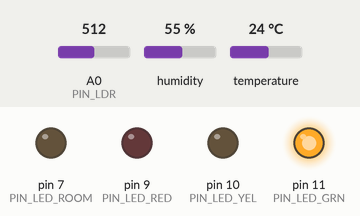
Bench run of a sketch on a simulated Arduino Uno, built with avr-gcc and run on an emulated ATmega328P. Shown: output pins drawn as LEDs (lit = HIGH). Inputs (shaded band) come from the test bench; at power-on: humidity 55 %, A0 (PIN_LDR) = 512, temperature 24 °C. What the sketch prints to the serial monitor is not drawn.

Above: at 1.2 s.
1.3 s: humidity set to 64 %
3.2 s: humidity set to 67 %
At 4.9 s:
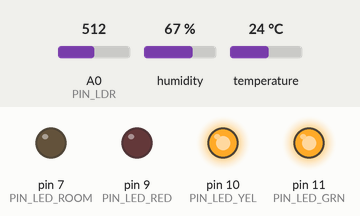
5.5 s: A0 (PIN_LDR) set to 486
At 6.4 s:
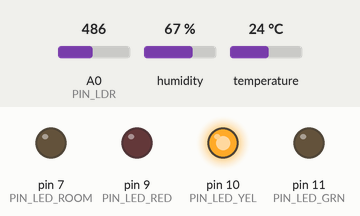
7.5 s: A0 (PIN_LDR) set to 510
At 9.1 s:
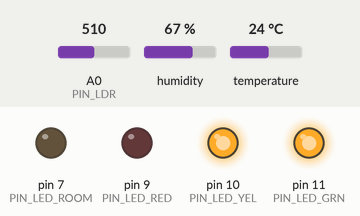
9.5 s: A0 (PIN_LDR) set to 490
At 10.6 s:
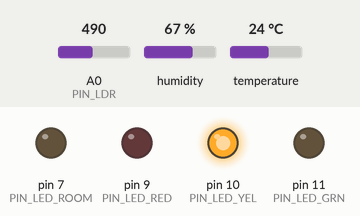
Timing chart, 0 to 12.5 s (numbered marks = the images above; inputs shaded):
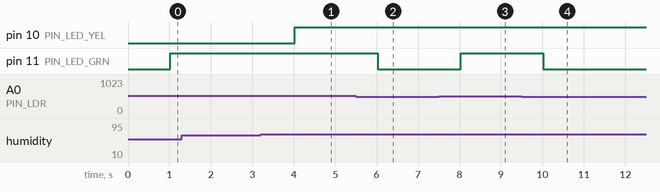

The sketch:

smart_building_controller.ino
```cpp
/*
 * =====================================================================================
 * Smart Building Energy Waste Detection & Sustainability Monitoring System
 * Firmware Controller for Arduino Uno R3 — Phase 4 AI Smart Lighting Integration
 *
 * Hardware Inputs:
 *   - LDR Light Sensor: Analog A0 (Voltage divider with 10k resistor)
 *   - DHT11 Temperature & Humidity Sensor: Digital D2 (Single-wire bus)
 *   - PIR Sensor: DISABLED / NOT USED (Replaced by laptop webcam AI person detection)
 *
 * Hardware Outputs:
 *   - Room LED / Luminaire Demonstration: Digital D7 (220 ohm resistor -> LED -> GND)
 *     **NOTE: Digital pin D7 is EXCLUSIVELY reserved for the Room LED output.**
 *   - Red Indicator LED: Digital D9 (Energy Waste / Anomaly Warning)
 *   - Yellow Indicator LED: Digital D10 (Advisory / Unknown Occupancy / Sensor Fault)
 *   - Green Indicator LED: Digital D11 (Optimal Energy Efficiency Mode)
 *
 * Communication & Control:
 *   - Bidirectional USB Serial at 9600 baud (8-N-1)
 *   - Outbound: 1 Hz JSON telemetry stream containing LDR, DHT11, and actual room_light state
 *   - Inbound: Newline-delimited JSON commands from browser AI lighting decision engine:
 *       {"command":"LIGHT_ON"}
 *       {"command":"LIGHT_OFF"}
 *       {"command":"SET_MANUAL_MODE","enabled":true}
 *       {"command":"SET_AUTO_MODE"}
 *   - Watchdog: 10-second command timeout turns room LED OFF if communication drops in auto mode
 * =====================================================================================
 */

#include <dht.h> // Standard DHTLib by Rob Tillaart (or compatible DHT11 library)

// =====================================================================================
// CENTRALIZED PIN CONFIGURATION (Confirmed Phase 4 Hardware Mapping)
// =====================================================================================
const uint8_t PIN_LDR       = A0;  // LDR Photoresistor analog input
const uint8_t PIN_DHT11     = 2;   // DHT11 single-wire data line
const uint8_t PIN_LED_ROOM  = 7;   // Room LED Demonstration Output (EXCLUSIVELY PIN D7)
const uint8_t PIN_LED_RED   = 9;   // Red Indicator LED: Waste / Anomaly
const uint8_t PIN_LED_YEL   = 10;  // Yellow Indicator LED: Advisory / Unknown / Fault
const uint8_t PIN_LED_GRN   = 11;  // Green Indicator LED: Optimal Efficiency

// =====================================================================================
// OPERATIONAL CONSTANTS & WATCHDOG
// =====================================================================================
const unsigned long TELEMETRY_INTERVAL_MS = 1000UL;  // Telemetry stream broadcast (1 Hz)
const unsigned long WATCHDOG_TIMEOUT_MS   = 10000UL; // 10s timeout turns light OFF if disconnected
const int DAYLIGHT_THRESHOLD             = 500;     // LDR ADC >= 500 is adequate daylight

// =====================================================================================
// GLOBAL VARIABLES & SYSTEM STATE
// =====================================================================================
dht DHT;

unsigned long lastTelemetryMillis = 0;
unsigned long lastCommandMillis   = 0;
bool isManualMode                 = false; // When true, manual override prevents auto watchdog cut
int roomLightState                = 0;     // 0 = OFF (LOW), 1 = ON (HIGH)
String serialCommandBuffer        = "";

// =====================================================================================
// SETUP ROUTINE
// =====================================================================================
void setup() {
  // Initialize Serial communication at 9600 baud
  Serial.begin(9600);
  while (!Serial) {
    ; // Wait for native USB serial port (Leonardo / Micro / Uno WiFi if needed)
  }

  // Configure digital pin modes
  // IMPORTANT: PIN_LED_ROOM (Pin 7) is configured strictly as OUTPUT
  pinMode(PIN_LED_ROOM, OUTPUT);
  pinMode(PIN_LED_RED, OUTPUT);
  pinMode(PIN_LED_YEL, OUTPUT);
  pinMode(PIN_LED_GRN, OUTPUT);

  // Initialize all outputs to safe default state (OFF)
  digitalWrite(PIN_LED_ROOM, LOW);
  digitalWrite(PIN_LED_RED, LOW);
  digitalWrite(PIN_LED_YEL, LOW);
  digitalWrite(PIN_LED_GRN, LOW);

  roomLightState = 0;
  lastCommandMillis = millis();
  serialCommandBuffer.reserve(128);
}

// =====================================================================================
// INBOUND SERIAL COMMAND PROCESSOR
// Parses newline-delimited JSON commands sent from the web dashboard
// =====================================================================================
void processSerialCommand(const String& cmdStr) {
  lastCommandMillis = millis(); // Refresh communication watchdog timer

  // 1. Process HEARTBEAT command (Explicitly refreshes communication watchdog without modifying LED output)
  if (cmdStr.indexOf(F("\"command\":\"HEARTBEAT\"")) >= 0 || cmdStr.indexOf(F("\"HEARTBEAT\"")) >= 0) {
    // Watchdog refreshed by lastCommandMillis; do not change roomLightState or PIN_LED_ROOM
    return;
  }
  // 2. Process LIGHT_ON command
  else if (cmdStr.indexOf(F("\"command\":\"LIGHT_ON\"")) >= 0 || cmdStr.indexOf(F("\"LIGHT_ON\"")) >= 0) {
    roomLightState = 1;
    digitalWrite(PIN_LED_ROOM, HIGH);
  }
  // 3. Process LIGHT_OFF command
  else if (cmdStr.indexOf(F("\"command\":\"LIGHT_OFF\"")) >= 0 || cmdStr.indexOf(F("\"LIGHT_OFF\"")) >= 0) {
    roomLightState = 0;
    digitalWrite(PIN_LED_ROOM, LOW);
  }
  // 4. Process Manual Mode command
  else if (cmdStr.indexOf(F("SET_MANUAL_MODE")) >= 0) {
    isManualMode = true;
  }
  // 5. Process Auto Mode command
  else if (cmdStr.indexOf(F("SET_AUTO_MODE")) >= 0) {
    isManualMode = false;
  }
}

// =====================================================================================
// MAIN EXECUTION LOOP (Non-blocking using millis())
// =====================================================================================
void loop() {
  unsigned long currentMillis = millis();

  // 1. Non-blocking Serial Input Reader
  while (Serial.available() > 0) {
    char inChar = (char)Serial.read();
    if (inChar == '\n' || inChar == '\r') {
      if (serialCommandBuffer.length() > 0) {
        processSerialCommand(serialCommandBuffer);
        serialCommandBuffer = "";
      }
    } else {
      if (serialCommandBuffer.length() < 120) {
        serialCommandBuffer += inChar;
      }
    }
  }

  // 2. Communication Watchdog & Safety Failsafe
  // If the browser disconnects or stops sending commands while the light is ON,
  // turn the light OFF after 10 seconds of silence (unless manual mode is specifically set).
  if (!isManualMode && roomLightState == 1) {
    if (currentMillis - lastCommandMillis > WATCHDOG_TIMEOUT_MS) {
      roomLightState = 0;
      digitalWrite(PIN_LED_ROOM, LOW);
      digitalWrite(PIN_LED_YEL, HIGH); // Amber advisory indicator on timeout
    }
  }

  // 3. Periodic Sensor Sampling & Telemetry Broadcast (Every 1000ms)
  if (currentMillis - lastTelemetryMillis >= TELEMETRY_INTERVAL_MS) {
    lastTelemetryMillis = currentMillis;

    // Read LDR Photoresistor (0 to 1023 ADC)
    int lightAdc = analogRead(PIN_LDR);

    // Read DHT11 Temperature & Relative Humidity
    int chk = DHT.read11(PIN_DHT11);
    bool tempValid = (chk == DHTLIB_OK);
    float temperature = tempValid ? DHT.temperature : 0.0;
    float humidity    = tempValid ? DHT.humidity    : 0.0;

    // Authoritative Room Light Status: Read directly from physical pin D7
    int actualPinStatus = digitalRead(PIN_LED_ROOM);
    roomLightState = (actualPinStatus == HIGH) ? 1 : 0;

    // 4. Physical Indicator LED Status Logic
    // Red LED: Active energy waste (e.g., room light ON during bright daylight)
    bool isWaste = (lightAdc >= DAYLIGHT_THRESHOLD && roomLightState == 1);
    // Yellow LED: Climate advisory or sensor fault
    bool isAdvisory = (!tempValid) || (tempValid && (temperature > 28.0 || humidity > 65.0));
    // Green LED: Optimal conservation (daylight utilized, room light OFF)
    bool isOptimal = (roomLightState == 0 && lightAdc >= DAYLIGHT_THRESHOLD);

    digitalWrite(PIN_LED_RED, isWaste ? HIGH : LOW);
    digitalWrite(PIN_LED_YEL, isAdvisory ? HIGH : LOW);
    digitalWrite(PIN_LED_GRN, isOptimal ? HIGH : LOW);

    // 5. Diagnostic telemetry metrics
    unsigned long lastCommandAge = (currentMillis >= lastCommandMillis) ? ((currentMillis - lastCommandMillis) / 1000UL) : 0;
    bool watchdogActive = (!isManualMode && roomLightState == 1);

    // 6. Transmit Standard Newline-Delimited JSON Telemetry over Serial
    Serial.print(F("{\"light_adc\":"));
    Serial.print(lightAdc);

    Serial.print(F(",\"temperature\":"));
    if (tempValid) {
      Serial.print(temperature, 1);
    } else {
      Serial.print(F("null"));
    }

    Serial.print(F(",\"humidity\":"));
    if (tempValid) {
      Serial.print((int)humidity);
    } else {
      Serial.print(F("null"));
    }

    // PIR motion is deprecated (0), webcam AI manages occupancy decisions
    Serial.print(F(",\"motion\":0"));

    // Authoritative Room Light state on Pin D7
    Serial.print(F(",\"room_light\":"));
    Serial.print(roomLightState);

    // Diagnostic fields for AI camera, heartbeat and watchdog monitoring
    Serial.print(F(",\"roomLight\":"));
    Serial.print(roomLightState);
    Serial.print(F(",\"manualMode\":"));
    Serial.print(isManualMode ? F("true") : F("false"));
    Serial.print(F(",\"autoMode\":"));
    Serial.print(!isManualMode ? F("true") : F("false"));
    Serial.print(F(",\"lastCommandAge\":"));
    Serial.print(lastCommandAge);
    Serial.print(F(",\"watchdogActive\":"));
    Serial.print(watchdogActive ? F("true") : F("false"));

    Serial.println(F("}"));
  }
}
```

Measured:
- the behaviour switches between 65 and 66 % on humidity (found by bisection; images 0 and 1)
- the behaviour switches between 500 and 499 on A0 (PIN_LDR) (found by bisection; images 1 and 2)
- after the input at 1.3 s, every drawn part: stays the same
- after the input at 3.2 s, pin 10 (PIN_LED_YEL): LOW → HIGH after 0.82 s
- after the input at 5.5 s, pin 11 (PIN_LED_GRN): HIGH → LOW after 0.52 s
- after the input at 7.5 s, pin 11 (PIN_LED_GRN): LOW → HIGH after 0.52 s
- after the input at 9.5 s, pin 11 (PIN_LED_GRN): HIGH → LOW after 0.52 s
